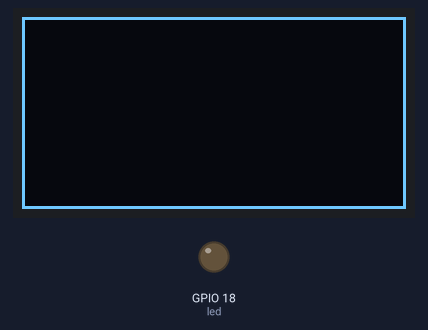
The sketch below on a simulated ESP32. On the bench: 128×64 one-colour display, output pins drawn as LEDs (lit = HIGH). WiFi joins after 1.5 s; servers stay silent unless stated; no MQTT or app messages arrive unless stated; what the sketch prints to the serial monitor is not drawn.

Above: at 1.6 s.
At 2.0 s:
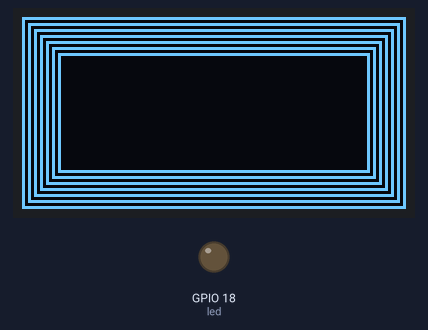
At 2.5 s:
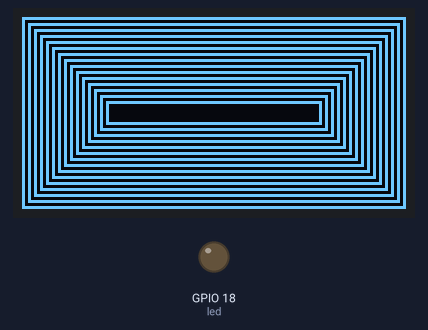
At 3.7 s:
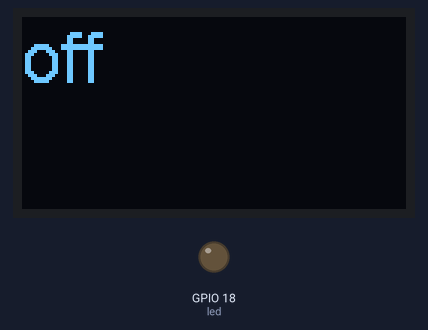

The sketch:

houseroom.ino
```cpp
#include <WiFi.h>
#include "PubSubClient.h"
#include "Ticker.h"

/* 使用0.96寸的OLED屏幕需要使用包含这个头文件 */
#include "SSD1306Wire.h"
/* 设置oled屏幕的相关信息 */  //有一些引脚接口不支持I2C
const int I2C_ADDR = 0x3c;              // oled屏幕的I2c地址
#define SDA_PIN 4                       // io4
#define SCL_PIN 5                       // io5
/* 新建一个oled屏幕对象，需要输入IIC地址，SDA和SCL引脚号 */
SSD1306Wire oled(I2C_ADDR, SDA_PIN, SCL_PIN);

int state_led_contrl = 0;

const int led =18; //灯的接口

//#define WIFI_SSID        "1"//替换自己的WIFI
//#define WIFI_PASSWD      "111aaa222"//替换自己的WIFI
const char *ssid = "16s"; //wifi名称
const char *password = "87654321";//wifi密码

const char *mqtt_server = "183.230.40.39"; //onenet 的 IP地址
const int port = 6002;                     //端口号

#define mqtt_devid "1087771502" //设备ID
#define mqtt_pubid "606372"        //产品ID
#define mqtt_password "kongdiao" //鉴权信息

WiFiClient espClient;           //创建一个WIFI连接客户端
PubSubClient mqttClient(espClient);  //
PubSubClient client(espClient); // 创建一个PubSub客户端, 传入创建的WIFI客户端

char msg_buf[200];               //发送信息缓冲区
char msgJson[80]; //要发送的json格式的数据
unsigned short json_len = 0;                      //json长度

//信息模板
char dataTemplate[] = "{\"temp\":%.2f,\"switch\":%d}";  //  temp humi要与onenet相对应
Ticker tim1; //定时器,用来循环上传数据
//测试屏幕显示
void drawRect(void) {
  for (int16_t i=0; i<oled.getHeight()/2; i+=2) {
    oled.drawRect(i, i, oled.getWidth()-2*i, oled.getHeight()-2*i);
    oled.display();
    delay(50);
  }
}

void init_Wifi()
{
  WiFi.begin(ssid, password);
  while (WiFi.status() != WL_CONNECTED)
   {
        Serial.println("正在连接中----\n");
        delay(500);
    }
    Serial.println("WIFI已连接\n");
    Serial.println(WiFi.localIP());
}


void post_close_switch()
{
  if (client.connected())
  {
    snprintf(msgJson,80,dataTemplate,25.0,0);
    json_len = strlen(msgJson);                   //msgJson的长度
    msg_buf[0] = char(0x03);                       //要发送的数据必须按照ONENET的要求发送, 根据要求,数据第一位是3
    msg_buf[1] = char(json_len >> 8);              //数据第二位是要发送的数据长度的高八位
    msg_buf[2] = char(json_len & 0xff);            //数据第三位是要发送数据的长度的低八位
    memcpy(msg_buf + 3, msgJson, strlen(msgJson)); //从msg_buf的第四位开始,放入要传的数据msgJson
    msg_buf[3 + strlen(msgJson)] = 0;              //添加一个0作为最后一位, 这样要发送的msg_buf准备好了

    Serial.print("public the data:");
    Serial.print(msgJson);
    client.publish("$dp", (uint8_t *)msg_buf, 3+strlen(msgJson));
    //发送数据到主题
    delay(1000);

  }
}
//收到主题下发的回调, 注意这个回调要实现三个形参 1:topic 主题, 2: payload: 传递过来的信息 3: length: 长度
void callback(char *topic, byte *payload, unsigned int length)
{
  Serial.print("Message arrived [");
  Serial.print(topic);
  Serial.print("] ");
  for (int i = 0; i < length; i++) {
    Serial.print((char)payload[i]);
  }
  Serial.println();

  if ((char)payload[0] == '0') {
    state_led_contrl=0;
  }
  if ((char)payload[0] == '1') {
    state_led_contrl=1;
  }

}
void clientReconnect()
{
  while (!client.connected()) //再重连客户端
  {
    Serial.print("reconnect MQTT...");
    if (client.connect(mqtt_devid, mqtt_pubid, mqtt_password))
    {
      Serial.print("connected");
    }
    else
    {
      Serial.print("failed");
      Serial.print(client.state());
      Serial.print("try again in 5 sec");
     delay(5000);
    }
  }
}

void setup() {

  Serial.begin(115200);
  pinMode(led,OUTPUT);//输出

  init_Wifi();   //调用函数连接WIFI
  Serial.print(F("test!"));
    /*  oled屏幕初始化 */
 oled.init();
 oled.flipScreenVertically();          // 设置屏幕翻转
 oled.setContrast(255);                // 设置屏幕亮度
 drawRect();                           // 测试屏幕显示
 oled.clear(); oled.display();         // 清除屏幕
  client.setServer(mqtt_server, port);                   //设置客户端连接的服务器,连接Onenet服务器, 使用6002端口
  client.connect(mqtt_devid, mqtt_pubid, mqtt_password); //客户端连接到指定的产品的指定设备.同时输入鉴权信息
  if (client.connected())
  {
    Serial.print("OneNet is connected!");//判断以下是不是连好了.
  }
  client.setCallback(callback); //订阅命令下发主题
  // tim1.attach(5, post_close_switch);                            //定时每5秒调用一次发送数据函数sendTempAndHumi
  post_close_switch(); //开机关闭电灯
}

void loop() {
  oled.clear();
  oled.setFont(ArialMT_Plain_24);       // 设置字体
  if(state_led_contrl == 0) {
      oled.drawString(0,0, "off"); // 将要显示的字母写入缓存
  } else {
    oled.drawString(0,0, "on" ); // 将要显示的字母写入缓存
  }
  oled.display();


  if (!WiFi.isConnected()) //先看WIFI是否还在连接
  {
    init_Wifi();
  }
  if (!client.connected()) //如果客户端没连接ONENET, 重新连接
  {
    clientReconnect();
    delay(100);
  }

  client.loop(); //客户端循环检测


}
```
